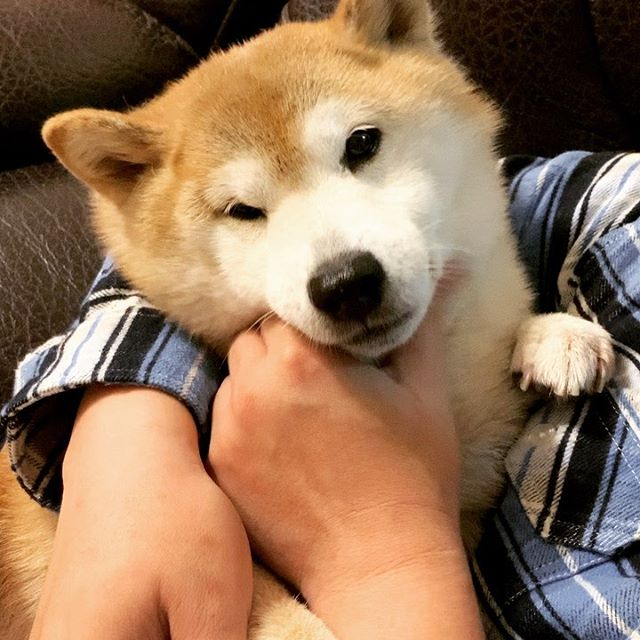
%> input picture convolution/柴犬飛飛.jpg, 640 x 640 px
$ octave hw02.m   (GNU Octave 9; MATLAB toolbox functions it lacks are replaced by stand-ins)
%> lines starting %> are read from the running program, lines starting %| are printed output that depends on the picture
clear;
ori_pic = imread('柴犬飛飛.jpg');
%> ori_pic is the input picture: size 640x640x3 uint8; mean R, G, B 147.6, 115.4, 88.5
pic = im2double(ori_pic);   %計算矩陣，補0後當作接下來計算的基礎
ori_pic = im2double(ori_pic);   %原圖，用來計算psnr
a = zeros(6,6,3);   %左上6*6的0矩陣
a(7:646,7:646,:) = pic; %將pic加在右下方
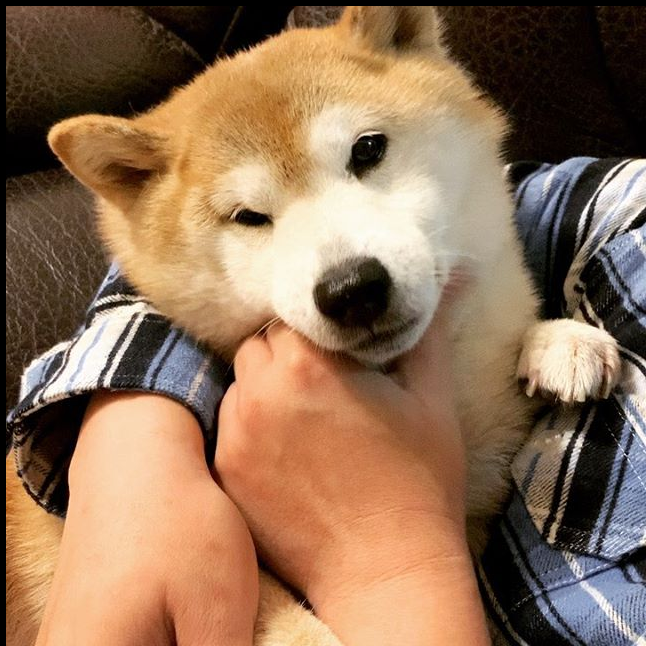
%> a: size 646x646x3 double; mean R, G, B 0.568, 0.444, 0.341
pic = a;    %擴展後的矩陣存回pic
a = zeros(6,6,3);
pic(647:652,647:652,:) = a; %在右下方加上0矩陣，直接擴展
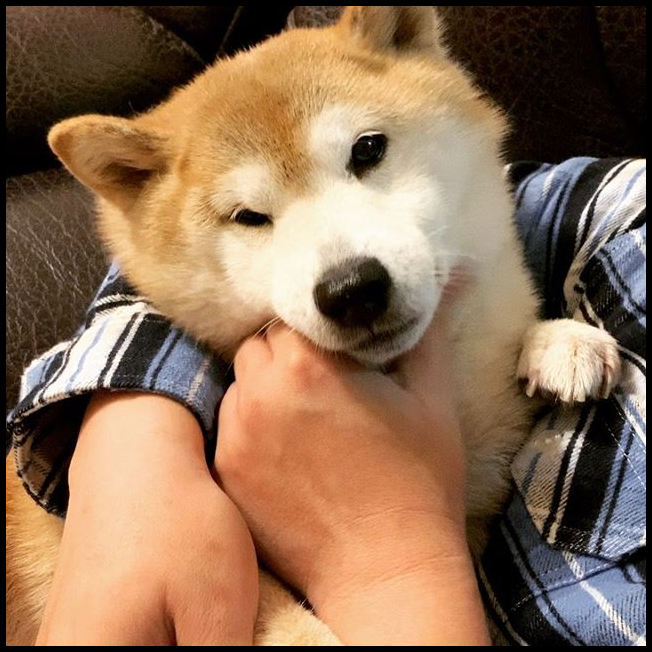
%> pic: size 652x652x3 double; mean R, G, B 0.558, 0.436, 0.334

%-------以下計算a_1-------
a_1 = zeros(640,640,3); %先宣告0矩陣，晚點填值
G = fspecial( 'gaussian', [3 3], 1);
b = pic(6:8,6:8,3);
%> b = [0 0 0; 0 0.235 0.239; 0 0.267 0.255]
b = b(:)';
%> b = [0 0 0 0 0.235 0.267 0 0.239 0.255]
G = G(:)';  %為了方便計算，轉成1維矩陣
for i = 1:640
    for j = 1:640
        for k = 1:3
            a = pic(i+5:i+7,j+5:j+7,k); %挑出mask覆蓋的範圍
            a = a(:)';  %轉成1*9
            a = a.*G;   %兩個1維矩陣相乘
            a_1(i,j,k) = sum(a);
        end
    end
end
peaksnr = psnr(a_1, ori_pic);   %計算psnr，資料形態要相同
%> peaksnr = 32.79
fprintf('a_1的psnr值為：%0.4f\n',peaksnr);
%| a_1的psnr值為：32.7918
imwrite(a_1,'a_1.jpg'); %輸出，yay!

%-------以下計算a_2-------
a_2 = zeros(640,640,3);
G = fspecial( 'gaussian', [7 7], 1);
G = G(:)';
%> (the run ends here)
